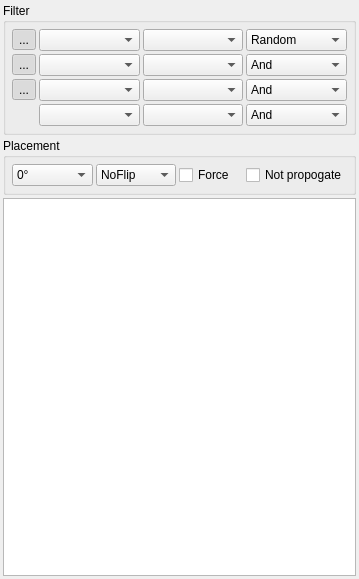
<?xml version="1.0" encoding="UTF-8"?>
<ui version="4.0">
 <class>ListZonesWidget</class>
 <widget class="QWidget" name="ListZonesWidget">
  <property name="geometry">
   <rect>
    <x>0</x>
    <y>0</y>
    <width>359</width>
    <height>579</height>
   </rect>
  </property>
  <property name="windowTitle">
   <string>Form</string>
  </property>
  <layout class="QGridLayout" name="gridLayout_3">
   <property name="margin">
    <number>3</number>
   </property>
   <property name="spacing">
    <number>3</number>
   </property>
   <item row="0" column="0">
    <widget class="QGroupBox" name="groupBox_2">
     <property name="title">
      <string>Filter</string>
     </property>
     <layout class="QGridLayout" name="gridLayout_2">
      <property name="margin">
       <number>6</number>
      </property>
      <property name="spacing">
       <number>3</number>
      </property>
      <item row="0" column="1">
       <widget class="QComboBox" name="categoryTypeComboBox_1"/>
      </item>
      <item row="0" column="2">
       <widget class="QComboBox" name="categoryValueComboBox_1"/>
      </item>
      <item row="0" column="3">
       <widget class="QComboBox" name="comboBox_11">
        <item>
         <property name="text">
          <string>Random</string>
         </property>
        </item>
        <item>
         <property name="text">
          <string>Fyll cycle</string>
         </property>
        </item>
       </widget>
      </item>
      <item row="1" column="1">
       <widget class="QComboBox" name="categoryTypeComboBox_2">
        <property name="enabled">
         <bool>true</bool>
        </property>
       </widget>
      </item>
      <item row="1" column="2">
       <widget class="QComboBox" name="categoryValueComboBox_2">
        <property name="enabled">
         <bool>true</bool>
        </property>
       </widget>
      </item>
      <item row="1" column="3">
       <widget class="QComboBox" name="logicComboBox_2">
        <property name="enabled">
         <bool>true</bool>
        </property>
        <item>
         <property name="text">
          <string>And</string>
         </property>
        </item>
        <item>
         <property name="text">
          <string>Or</string>
         </property>
        </item>
       </widget>
      </item>
      <item row="2" column="1">
       <widget class="QComboBox" name="categoryTypeComboBox_3">
        <property name="enabled">
         <bool>true</bool>
        </property>
       </widget>
      </item>
      <item row="2" column="2">
       <widget class="QComboBox" name="categoryValueComboBox_3">
        <property name="enabled">
         <bool>true</bool>
        </property>
       </widget>
      </item>
      <item row="2" column="3">
       <widget class="QComboBox" name="logicComboBox_3">
        <property name="enabled">
         <bool>true</bool>
        </property>
        <item>
         <property name="text">
          <string>And</string>
         </property>
        </item>
        <item>
         <property name="text">
          <string>Or</string>
         </property>
        </item>
       </widget>
      </item>
      <item row="3" column="1">
       <widget class="QComboBox" name="categoryTypeComboBox_4">
        <property name="enabled">
         <bool>true</bool>
        </property>
       </widget>
      </item>
      <item row="3" column="2">
       <widget class="QComboBox" name="categoryValueComboBox_4">
        <property name="enabled">
         <bool>true</bool>
        </property>
       </widget>
      </item>
      <item row="3" column="3">
       <widget class="QComboBox" name="logicComboBox_4">
        <property name="enabled">
         <bool>true</bool>
        </property>
        <item>
         <property name="text">
          <string>And</string>
         </property>
        </item>
        <item>
         <property name="text">
          <string>Or</string>
         </property>
        </item>
       </widget>
      </item>
      <item row="0" column="0">
       <widget class="QToolButton" name="addFilterButton_1">
        <property name="text">
         <string>...</string>
        </property>
        <property name="icon">
         <iconset resource="../core/core.qrc">
          <normaloff>:/core/icons/ic_nel_add_item.png</normaloff>
          <normalon>:/core/icons/ic_nel_delete_item.png</normalon>:/core/icons/ic_nel_add_item.png</iconset>
        </property>
        <property name="checkable">
         <bool>true</bool>
        </property>
        <property name="checked">
         <bool>true</bool>
        </property>
       </widget>
      </item>
      <item row="1" column="0">
       <widget class="QToolButton" name="addFilterButton_2">
        <property name="text">
         <string>...</string>
        </property>
        <property name="icon">
         <iconset resource="../core/core.qrc">
          <normaloff>:/core/icons/ic_nel_add_item.png</normaloff>
          <normalon>:/core/icons/ic_nel_delete_item.png</normalon>:/core/icons/ic_nel_add_item.png</iconset>
        </property>
        <property name="checkable">
         <bool>true</bool>
        </property>
        <property name="checked">
         <bool>true</bool>
        </property>
       </widget>
      </item>
      <item row="2" column="0">
       <widget class="QToolButton" name="addFilterButton_3">
        <property name="text">
         <string>...</string>
        </property>
        <property name="icon">
         <iconset resource="../core/core.qrc">
          <normaloff>:/core/icons/ic_nel_add_item.png</normaloff>
          <normalon>:/core/icons/ic_nel_delete_item.png</normalon>:/core/icons/ic_nel_add_item.png</iconset>
        </property>
        <property name="checkable">
         <bool>true</bool>
        </property>
        <property name="checked">
         <bool>true</bool>
        </property>
       </widget>
      </item>
     </layout>
    </widget>
   </item>
   <item row="1" column="0">
    <widget class="QGroupBox" name="groupBox">
     <property name="title">
      <string>Placement</string>
     </property>
     <layout class="QGridLayout" name="gridLayout">
      <property name="margin">
       <number>6</number>
      </property>
      <property name="spacing">
       <number>3</number>
      </property>
      <item row="0" column="0">
       <widget class="QComboBox" name="comboBox">
        <item>
         <property name="text">
          <string>0°</string>
         </property>
        </item>
        <item>
         <property name="text">
          <string>90°</string>
         </property>
        </item>
        <item>
         <property name="text">
          <string>180°</string>
         </property>
        </item>
        <item>
         <property name="text">
          <string>170°</string>
         </property>
        </item>
        <item>
         <property name="text">
          <string>Random</string>
         </property>
        </item>
        <item>
         <property name="text">
          <string>Full cycle</string>
         </property>
        </item>
       </widget>
      </item>
      <item row="0" column="1">
       <widget class="QComboBox" name="comboBox_2">
        <item>
         <property name="text">
          <string>NoFlip</string>
         </property>
        </item>
        <item>
         <property name="text">
          <string>Flip</string>
         </property>
        </item>
        <item>
         <property name="text">
          <string>Random</string>
         </property>
        </item>
        <item>
         <property name="text">
          <string>Fyll cycle</string>
         </property>
        </item>
       </widget>
      </item>
      <item row="0" column="2">
       <widget class="QCheckBox" name="checkBox">
        <property name="text">
         <string>Force</string>
        </property>
       </widget>
      </item>
      <item row="0" column="3">
       <widget class="QCheckBox" name="checkBox_2">
        <property name="text">
         <string>Not propogate</string>
        </property>
       </widget>
      </item>
     </layout>
    </widget>
   </item>
   <item row="2" column="0">
    <widget class="QListView" name="listView"/>
   </item>
  </layout>
 </widget>
 <resources>
  <include location="../core/core.qrc"/>
 </resources>
 <connections>
  <connection>
   <sender>addFilterButton_1</sender>
   <signal>toggled(bool)</signal>
   <receiver>categoryTypeComboBox_2</receiver>
   <slot>setVisible(bool)</slot>
   <hints>
    <hint type="sourcelabel">
     <x>20</x>
     <y>36</y>
    </hint>
    <hint type="destinationlabel">
     <x>81</x>
     <y>53</y>
    </hint>
   </hints>
  </connection>
  <connection>
   <sender>addFilterButton_1</sender>
   <signal>toggled(bool)</signal>
   <receiver>categoryValueComboBox_2</receiver>
   <slot>setVisible(bool)</slot>
   <hints>
    <hint type="sourcelabel">
     <x>24</x>
     <y>32</y>
    </hint>
    <hint type="destinationlabel">
     <x>181</x>
     <y>50</y>
    </hint>
   </hints>
  </connection>
  <connection>
   <sender>addFilterButton_1</sender>
   <signal>toggled(bool)</signal>
   <receiver>logicComboBox_2</receiver>
   <slot>setVisible(bool)</slot>
   <hints>
    <hint type="sourcelabel">
     <x>20</x>
     <y>31</y>
    </hint>
    <hint type="destinationlabel">
     <x>301</x>
     <y>55</y>
    </hint>
   </hints>
  </connection>
  <connection>
   <sender>addFilterButton_2</sender>
   <signal>toggled(bool)</signal>
   <receiver>categoryTypeComboBox_3</receiver>
   <slot>setVisible(bool)</slot>
   <hints>
    <hint type="sourcelabel">
     <x>27</x>
     <y>62</y>
    </hint>
    <hint type="destinationlabel">
     <x>57</x>
     <y>75</y>
    </hint>
   </hints>
  </connection>
  <connection>
   <sender>addFilterButton_2</sender>
   <signal>toggled(bool)</signal>
   <receiver>categoryValueComboBox_3</receiver>
   <slot>setVisible(bool)</slot>
   <hints>
    <hint type="sourcelabel">
     <x>23</x>
     <y>58</y>
    </hint>
    <hint type="destinationlabel">
     <x>156</x>
     <y>76</y>
    </hint>
   </hints>
  </connection>
  <connection>
   <sender>addFilterButton_2</sender>
   <signal>toggled(bool)</signal>
   <receiver>logicComboBox_3</receiver>
   <slot>setVisible(bool)</slot>
   <hints>
    <hint type="sourcelabel">
     <x>23</x>
     <y>53</y>
    </hint>
    <hint type="destinationlabel">
     <x>255</x>
     <y>77</y>
    </hint>
   </hints>
  </connection>
  <connection>
   <sender>addFilterButton_3</sender>
   <signal>toggled(bool)</signal>
   <receiver>categoryTypeComboBox_4</receiver>
   <slot>setVisible(bool)</slot>
   <hints>
    <hint type="sourcelabel">
     <x>32</x>
     <y>94</y>
    </hint>
    <hint type="destinationlabel">
     <x>44</x>
     <y>104</y>
    </hint>
   </hints>
  </connection>
  <connection>
   <sender>addFilterButton_3</sender>
   <signal>toggled(bool)</signal>
   <receiver>categoryValueComboBox_4</receiver>
   <slot>setVisible(bool)</slot>
   <hints>
    <hint type="sourcelabel">
     <x>32</x>
     <y>94</y>
    </hint>
    <hint type="destinationlabel">
     <x>207</x>
     <y>103</y>
    </hint>
   </hints>
  </connection>
  <connection>
   <sender>addFilterButton_3</sender>
   <signal>toggled(bool)</signal>
   <receiver>logicComboBox_4</receiver>
   <slot>setVisible(bool)</slot>
   <hints>
    <hint type="sourcelabel">
     <x>21</x>
     <y>81</y>
    </hint>
    <hint type="destinationlabel">
     <x>278</x>
     <y>104</y>
    </hint>
   </hints>
  </connection>
  <connection>
   <sender>addFilterButton_2</sender>
   <signal>toggled(bool)</signal>
   <receiver>addFilterButton_3</receiver>
   <slot>setVisible(bool)</slot>
   <hints>
    <hint type="sourcelabel">
     <x>15</x>
     <y>59</y>
    </hint>
    <hint type="destinationlabel">
     <x>16</x>
     <y>80</y>
    </hint>
   </hints>
  </connection>
  <connection>
   <sender>addFilterButton_1</sender>
   <signal>toggled(bool)</signal>
   <receiver>addFilterButton_2</receiver>
   <slot>setVisible(bool)</slot>
   <hints>
    <hint type="sourcelabel">
     <x>13</x>
     <y>35</y>
    </hint>
    <hint type="destinationlabel">
     <x>17</x>
     <y>60</y>
    </hint>
   </hints>
  </connection>
 </connections>
</ui>
